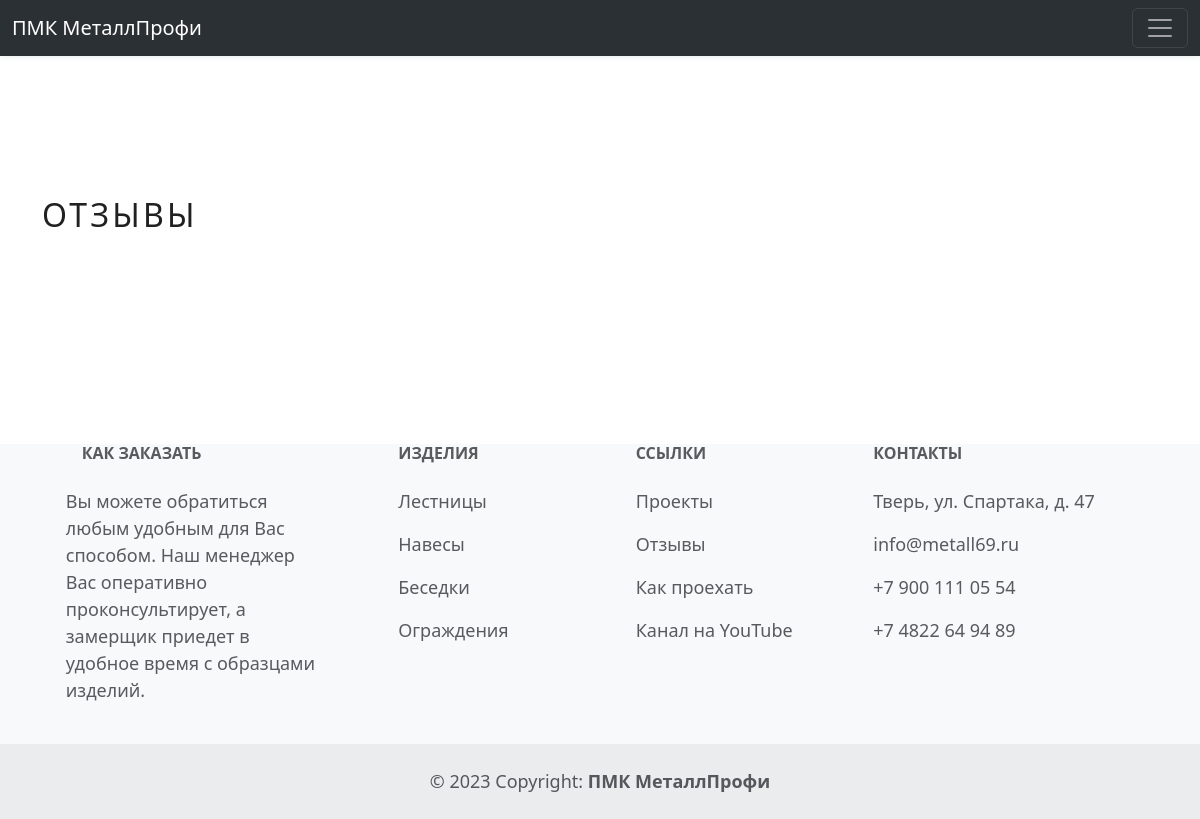
The app's page /otzivi/, older data.
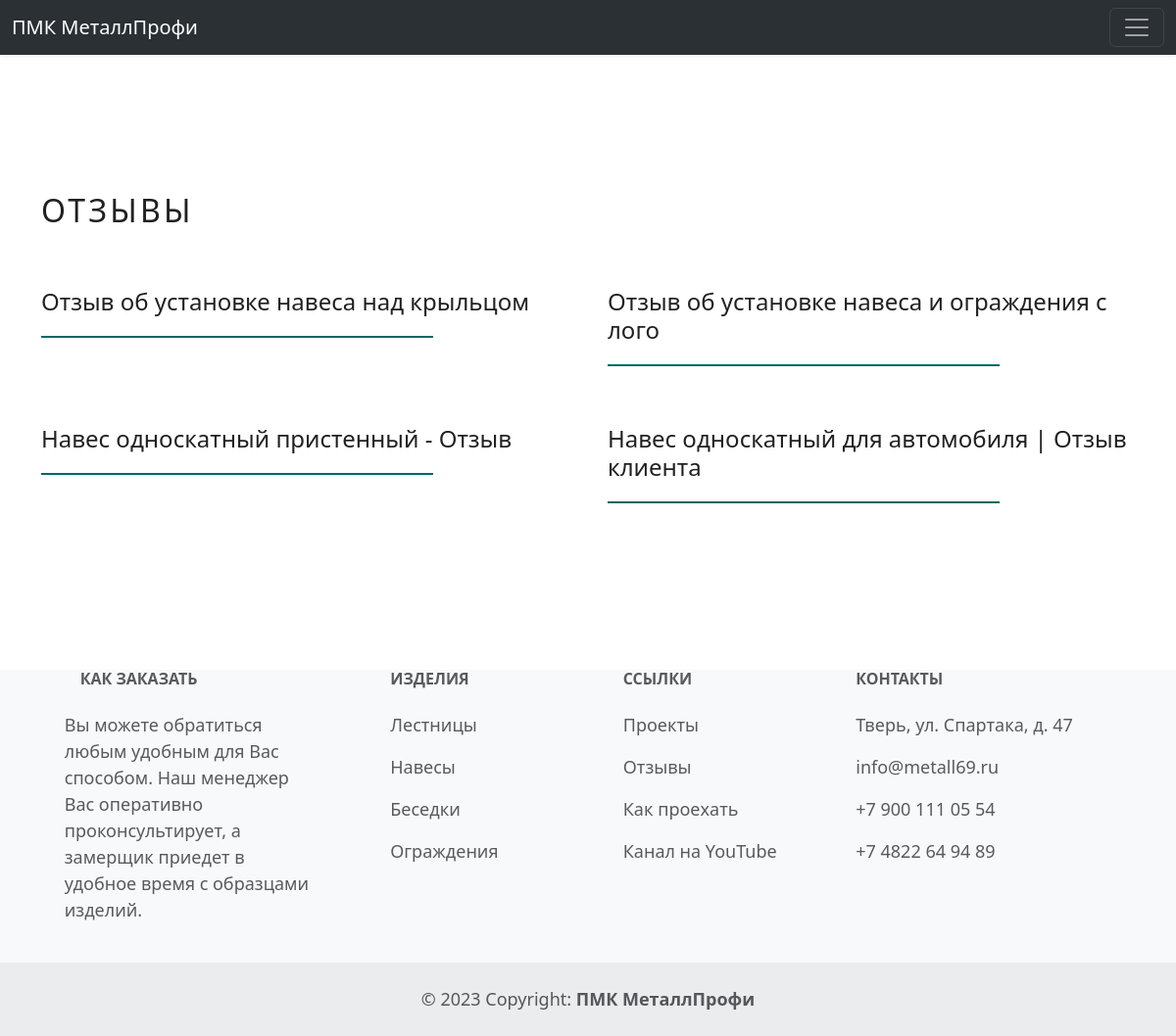
The same page, newer data.
### mainpage/models.py (models this page shows, shortened)
class ReviewVideo(models.Model):
    title = models.CharField(max_length=100, null=False, verbose_name='Заголовок видео')
    description = models.TextField(max_length=1000, verbose_name='Описание видео', blank=True)
    url = EmbedVideoField(verbose_name='Ссылка на видео')
    added = models.DateTimeField(auto_now_add=True, verbose_name='Дата загрузки')

### mainpage/views.py (the view)
# urls.py: path('otzivi/', views.reviews, name='reviews'),
def reviews(request):
    review_videos = ReviewVideo.objects.all()
    return render(request, 'mainpage/otzivy.html', {'Videos': review_videos})

### mainpage/templates/mainpage/otzivy.html (shortened to what this page needs)
{% extends 'mainpage/base.html' %}
{% load embed_video_tags %}
{% block content %}
<section>
    <div class="container">
        <h2>Отзывы</h2>
        <div class="reviews">
            {% for item in Videos %}
            <div class="">
                <h4 class="">{{ item.title }}</h4>
                <div class="hor_separator"></div>
            </div>
            {% endfor %}
        </div>
    </div>
</section>
{% endblock %}

Row changes from the older to the newer data that the page shows:
added ReviewVideo: title "Отзыв об установке навеса над крыльцом"
added ReviewVideo: title "Отзыв об установке навеса и ограждения с лого"
added ReviewVideo: title "Навес односкатный пристенный - Отзыв"
added ReviewVideo: title "Навес односкатный для автомобиля | Отзыв клиента"
